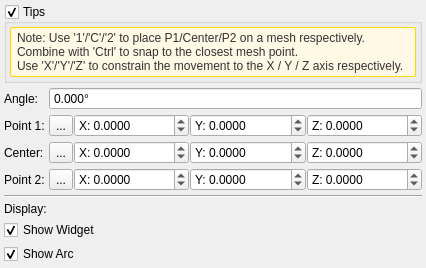
<?xml version="1.0" encoding="UTF-8"?>
<ui version="4.0">
 <class>ProtractorToolDlg</class>
 <widget class="QWidget" name="ProtractorToolDlg">
  <property name="geometry">
   <rect>
    <x>0</x>
    <y>0</y>
    <width>0</width>
    <height>0</height>
   </rect>
  </property>
  <property name="sizePolicy">
   <sizepolicy hsizetype="Preferred" vsizetype="Preferred">
    <horstretch>0</horstretch>
    <verstretch>0</verstretch>
   </sizepolicy>
  </property>
  <property name="windowTitle">
   <string>Protractor Tool</string>
  </property>
  <layout class="QVBoxLayout" name="verticalLayout">
   <property name="spacing">
    <number>4</number>
   </property>
   <property name="leftMargin">
    <number>4</number>
   </property>
   <property name="topMargin">
    <number>4</number>
   </property>
   <property name="rightMargin">
    <number>4</number>
   </property>
   <property name="bottomMargin">
    <number>4</number>
   </property>
   <item>
    <widget class="QGroupBox" name="shortcutsTipsGroupBox">
     <property name="sizePolicy">
      <sizepolicy hsizetype="Preferred" vsizetype="Maximum">
       <horstretch>0</horstretch>
       <verstretch>0</verstretch>
      </sizepolicy>
     </property>
     <property name="title">
      <string>Tips</string>
     </property>
     <property name="checkable">
      <bool>true</bool>
     </property>
     <property name="checked">
      <bool>true</bool>
     </property>
     <layout class="QVBoxLayout" name="shortcutsTipsLayout">
      <property name="spacing">
       <number>2</number>
      </property>
      <property name="leftMargin">
       <number>3</number>
      </property>
      <property name="topMargin">
       <number>3</number>
      </property>
      <property name="rightMargin">
       <number>3</number>
      </property>
      <property name="bottomMargin">
       <number>3</number>
      </property>
      <item>
       <widget class="QLabel" name="instructionLabel">
        <property name="sizePolicy">
         <sizepolicy hsizetype="Preferred" vsizetype="Preferred">
          <horstretch>0</horstretch>
          <verstretch>0</verstretch>
         </sizepolicy>
        </property>
        <property name="text">
         <string>Note: Use '1'/'C'/'2' to place P1/Center/P2 on a mesh respectively. 
Combine with 'Ctrl' to snap to the closest mesh point.
Use 'X'/'Y'/'Z' to constrain the movement to the X / Y / Z axis respectively.</string>
        </property>
        <property name="wordWrap">
         <bool>true</bool>
        </property>
        <property name="margin">
         <number>3</number>
        </property>
        <property name="styleSheet">
         <string>QLabel {
   background-color: #FFF9E6;
   border: 1px solid #FFD700;
   border-radius: 2px;
   padding: 3px;
   color: #333;
}</string>
        </property>
        <property name="minimumHeight">
         <number>75</number>
        </property>
       </widget>
      </item>
     </layout>
    </widget>
   </item>
   <item>
    <layout class="QGridLayout" name="gridLayout">
     <item row="0" column="0">
      <widget class="QLabel" name="label_2">
       <property name="text">
        <string>Angle:</string>
       </property>
      </widget>
     </item>
     <item row="0" column="1">
      <widget class="QDoubleSpinBox" name="angleSpinBox">
       <property name="readOnly">
        <bool>true</bool>
       </property>
       <property name="sizePolicy">
        <sizepolicy hsizetype="Minimum" vsizetype="Fixed">
         <horstretch>0</horstretch>
         <verstretch>0</verstretch>
        </sizepolicy>
       </property>
       <property name="buttonSymbols">
        <enum>QAbstractSpinBox::NoButtons</enum>
       </property>
       <property name="decimals">
        <number>3</number>
       </property>
       <property name="minimum">
        <double>0.000000000000000</double>
       </property>
       <property name="maximum">
        <double>360.000000000000000</double>
       </property>
       <property name="suffix">
        <string>°</string>
       </property>
      </widget>
     </item>
     <item row="1" column="0">
      <widget class="QLabel" name="label_3">
       <property name="text">
        <string>Point 1:</string>
       </property>
      </widget>
     </item>
     <item row="1" column="1">
      <layout class="QHBoxLayout" name="point1Layout">
       <property name="spacing">
        <number>1</number>
       </property>
       <item>
        <widget class="QToolButton" name="pickPoint1ToolButton">
         <property name="toolTip">
          <string>Pick Point 1 (Shift + Left Mouse)</string>
         </property>
         <property name="text">
          <string>...</string>
         </property>
         <property name="icon">
          <iconset resource="../../../app/MainWindow.qrc">
           <normaloff>:/Resources/images/svg/main/toolMainPointPicking.svg</normaloff>:/Resources/images/svg/main/toolMainPointPicking.svg</iconset>
         </property>
         <property name="iconSize">
          <size>
           <width>20</width>
           <height>20</height>
          </size>
         </property>
         <property name="checkable">
          <bool>true</bool>
         </property>
        </widget>
       </item>
       <item>
        <widget class="QDoubleSpinBox" name="point1XSpinBox">
         <property name="prefix">
          <string>X: </string>
         </property>
         <property name="minimumSize">
          <size>
           <width>55</width>
           <height>0</height>
          </size>
         </property>
         <property name="sizePolicy">
          <sizepolicy hsizetype="Expanding" vsizetype="Fixed">
           <horstretch>1</horstretch>
           <verstretch>0</verstretch>
          </sizepolicy>
         </property>
         <property name="decimals">
          <number>4</number>
         </property>
         <property name="minimum">
          <double>-999999999.000000000000000</double>
         </property>
         <property name="maximum">
          <double>999999999.000000000000000</double>
         </property>
         <property name="singleStep">
          <double>0.100000000000000</double>
         </property>
        </widget>
       </item>
       <item>
        <widget class="QDoubleSpinBox" name="point1YSpinBox">
         <property name="prefix">
          <string>Y: </string>
         </property>
         <property name="minimumSize">
          <size>
           <width>55</width>
           <height>0</height>
          </size>
         </property>
         <property name="sizePolicy">
          <sizepolicy hsizetype="Expanding" vsizetype="Fixed">
           <horstretch>1</horstretch>
           <verstretch>0</verstretch>
          </sizepolicy>
         </property>
         <property name="decimals">
          <number>4</number>
         </property>
         <property name="minimum">
          <double>-999999999.000000000000000</double>
         </property>
         <property name="maximum">
          <double>999999999.000000000000000</double>
         </property>
         <property name="singleStep">
          <double>0.100000000000000</double>
         </property>
        </widget>
       </item>
       <item>
        <widget class="QDoubleSpinBox" name="point1ZSpinBox">
         <property name="prefix">
          <string>Z: </string>
         </property>
         <property name="minimumSize">
          <size>
           <width>55</width>
           <height>0</height>
          </size>
         </property>
         <property name="sizePolicy">
          <sizepolicy hsizetype="Expanding" vsizetype="Fixed">
           <horstretch>1</horstretch>
           <verstretch>0</verstretch>
          </sizepolicy>
         </property>
         <property name="decimals">
          <number>4</number>
         </property>
         <property name="minimum">
          <double>-999999999.000000000000000</double>
         </property>
         <property name="maximum">
          <double>999999999.000000000000000</double>
         </property>
         <property name="singleStep">
          <double>0.100000000000000</double>
         </property>
        </widget>
       </item>
      </layout>
     </item>
     <item row="2" column="0">
      <widget class="QLabel" name="label_4">
       <property name="text">
        <string>Center:</string>
       </property>
      </widget>
     </item>
     <item row="2" column="1">
      <layout class="QHBoxLayout" name="centerLayout">
       <property name="spacing">
        <number>1</number>
       </property>
       <item>
        <widget class="QToolButton" name="pickCenterToolButton">
         <property name="toolTip">
          <string>Pick Center Point (Shift + Left Mouse)</string>
         </property>
         <property name="text">
          <string>...</string>
         </property>
         <property name="icon">
          <iconset resource="../../../app/MainWindow.qrc">
           <normaloff>:/Resources/images/svg/main/toolMainPointPicking.svg</normaloff>:/Resources/images/svg/main/toolMainPointPicking.svg</iconset>
         </property>
         <property name="iconSize">
          <size>
           <width>20</width>
           <height>20</height>
          </size>
         </property>
         <property name="checkable">
          <bool>true</bool>
         </property>
        </widget>
       </item>
       <item>
        <widget class="QDoubleSpinBox" name="centerXSpinBox">
         <property name="prefix">
          <string>X: </string>
         </property>
         <property name="minimumSize">
          <size>
           <width>55</width>
           <height>0</height>
          </size>
         </property>
         <property name="sizePolicy">
          <sizepolicy hsizetype="Expanding" vsizetype="Fixed">
           <horstretch>1</horstretch>
           <verstretch>0</verstretch>
          </sizepolicy>
         </property>
         <property name="decimals">
          <number>4</number>
         </property>
         <property name="minimum">
          <double>-999999999.000000000000000</double>
         </property>
         <property name="maximum">
          <double>999999999.000000000000000</double>
         </property>
         <property name="singleStep">
          <double>0.100000000000000</double>
         </property>
        </widget>
       </item>
       <item>
        <widget class="QDoubleSpinBox" name="centerYSpinBox">
         <property name="prefix">
          <string>Y: </string>
         </property>
         <property name="minimumSize">
          <size>
           <width>55</width>
           <height>0</height>
          </size>
         </property>
         <property name="sizePolicy">
          <sizepolicy hsizetype="Expanding" vsizetype="Fixed">
           <horstretch>1</horstretch>
           <verstretch>0</verstretch>
          </sizepolicy>
         </property>
         <property name="decimals">
          <number>4</number>
         </property>
         <property name="minimum">
          <double>-999999999.000000000000000</double>
         </property>
         <property name="maximum">
          <double>999999999.000000000000000</double>
         </property>
         <property name="singleStep">
          <double>0.100000000000000</double>
         </property>
        </widget>
       </item>
       <item>
        <widget class="QDoubleSpinBox" name="centerZSpinBox">
         <property name="prefix">
          <string>Z: </string>
         </property>
         <property name="minimumSize">
          <size>
           <width>55</width>
           <height>0</height>
          </size>
         </property>
         <property name="sizePolicy">
          <sizepolicy hsizetype="Expanding" vsizetype="Fixed">
           <horstretch>1</horstretch>
           <verstretch>0</verstretch>
          </sizepolicy>
         </property>
         <property name="decimals">
          <number>4</number>
         </property>
         <property name="minimum">
          <double>-999999999.000000000000000</double>
         </property>
         <property name="maximum">
          <double>999999999.000000000000000</double>
         </property>
         <property name="singleStep">
          <double>0.100000000000000</double>
         </property>
        </widget>
       </item>
      </layout>
     </item>
     <item row="3" column="0">
      <widget class="QLabel" name="label_5">
       <property name="text">
        <string>Point 2:</string>
       </property>
      </widget>
     </item>
     <item row="3" column="1">
      <layout class="QHBoxLayout" name="point2Layout">
       <property name="spacing">
        <number>1</number>
       </property>
       <item>
        <widget class="QToolButton" name="pickPoint2ToolButton">
         <property name="toolTip">
          <string>Pick Point 2 (Shift + Left Mouse)</string>
         </property>
         <property name="text">
          <string>...</string>
         </property>
         <property name="icon">
          <iconset resource="../../../app/MainWindow.qrc">
           <normaloff>:/Resources/images/svg/main/toolMainPointPicking.svg</normaloff>:/Resources/images/svg/main/toolMainPointPicking.svg</iconset>
         </property>
         <property name="iconSize">
          <size>
           <width>20</width>
           <height>20</height>
          </size>
         </property>
         <property name="checkable">
          <bool>true</bool>
         </property>
        </widget>
       </item>
       <item>
        <widget class="QDoubleSpinBox" name="point2XSpinBox">
         <property name="prefix">
          <string>X: </string>
         </property>
         <property name="minimumSize">
          <size>
           <width>55</width>
           <height>0</height>
          </size>
         </property>
         <property name="sizePolicy">
          <sizepolicy hsizetype="Expanding" vsizetype="Fixed">
           <horstretch>1</horstretch>
           <verstretch>0</verstretch>
          </sizepolicy>
         </property>
         <property name="decimals">
          <number>4</number>
         </property>
         <property name="minimum">
          <double>-999999999.000000000000000</double>
         </property>
         <property name="maximum">
          <double>999999999.000000000000000</double>
         </property>
         <property name="singleStep">
          <double>0.100000000000000</double>
         </property>
        </widget>
       </item>
       <item>
        <widget class="QDoubleSpinBox" name="point2YSpinBox">
         <property name="prefix">
          <string>Y: </string>
         </property>
         <property name="minimumSize">
          <size>
           <width>55</width>
           <height>0</height>
          </size>
         </property>
         <property name="sizePolicy">
          <sizepolicy hsizetype="Expanding" vsizetype="Fixed">
           <horstretch>1</horstretch>
           <verstretch>0</verstretch>
          </sizepolicy>
         </property>
         <property name="decimals">
          <number>4</number>
         </property>
         <property name="minimum">
          <double>-999999999.000000000000000</double>
         </property>
         <property name="maximum">
          <double>999999999.000000000000000</double>
         </property>
         <property name="singleStep">
          <double>0.100000000000000</double>
         </property>
        </widget>
       </item>
       <item>
        <widget class="QDoubleSpinBox" name="point2ZSpinBox">
         <property name="prefix">
          <string>Z: </string>
         </property>
         <property name="minimumSize">
          <size>
           <width>55</width>
           <height>0</height>
          </size>
         </property>
         <property name="sizePolicy">
          <sizepolicy hsizetype="Expanding" vsizetype="Fixed">
           <horstretch>1</horstretch>
           <verstretch>0</verstretch>
          </sizepolicy>
         </property>
         <property name="decimals">
          <number>4</number>
         </property>
         <property name="minimum">
          <double>-999999999.000000000000000</double>
         </property>
         <property name="maximum">
          <double>999999999.000000000000000</double>
         </property>
         <property name="singleStep">
          <double>0.100000000000000</double>
         </property>
        </widget>
       </item>
      </layout>
     </item>
     <item row="4" column="0" colspan="2">
      <widget class="Line" name="line_2">
       <property name="orientation">
        <enum>Qt::Horizontal</enum>
       </property>
      </widget>
     </item>
     <item row="5" column="0" colspan="2">
      <widget class="QLabel" name="label_11">
       <property name="text">
        <string>Display:</string>
       </property>
      </widget>
     </item>
     <item row="6" column="0" colspan="2">
      <layout class="QHBoxLayout" name="visibilityLayout">
       <item>
        <widget class="QCheckBox" name="widgetVisibilityCheckBox">
         <property name="text">
          <string>Show Widget</string>
         </property>
         <property name="toolTip">
          <string>Show/hide the protractor widget</string>
         </property>
         <property name="checked">
          <bool>true</bool>
         </property>
        </widget>
       </item>
      </layout>
     </item>
     <item row="7" column="0" colspan="2">
      <layout class="QHBoxLayout" name="arcVisibilityLayout">
       <item>
        <widget class="QCheckBox" name="arcVisibilityCheckBox">
         <property name="text">
          <string>Show Arc</string>
         </property>
         <property name="toolTip">
          <string>Show/hide the angle arc</string>
         </property>
         <property name="checked">
          <bool>true</bool>
         </property>
        </widget>
       </item>
      </layout>
     </item>
    </layout>
   </item>
  </layout>
 </widget>
 <resources>
  <include location="../../../app/MainWindow.qrc"/>
 </resources>
 <connections/>
</ui>
